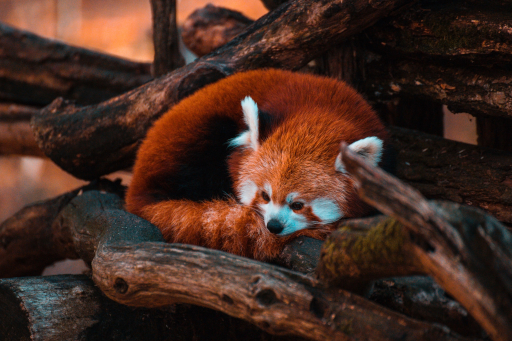
#> input picture assets/images/red_panda.jpg, 512 x 341 px
$ python spaces.py
#> lines starting #> are read from the running program, lines starting #| are printed output that depends on the picture
# A color space is a system of representing an array of pixel colors
# Examples of color spaces:
# - RGB (additive color mixing - add color to black)
# - Gray-scale
# - CMY (subtractive color mixing - subtract color from white)

import cv2 as cv
import matplotlib.pyplot as plt

path_to_img = '../../assets/images/red_panda.jpg'
img = cv.imread(path_to_img)  # 3 channel image (BGR)
#> img is the input picture: shape (341, 512, 3); mean B, G, R 33.7, 43.9, 70.3
cv.imshow('Red Panda', img)

# BGR to Grayscale
gray = cv.cvtColor(img, cv.COLOR_BGR2GRAY)
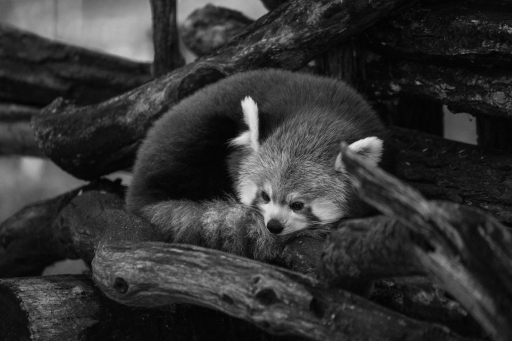
#> gray: shape (341, 512); min 2, max 228, mean 50.6
cv.imshow('Gray', gray)

# BGR to HSV (Hue Saturation Value)
# HSV isolates color (Hue) from brightness, the Hue is less subject to
# fluctuations due to lighting conditions
# The position of the channels   is: (Hue, Saturation, Value)
hsv = cv.cvtColor(img, cv.COLOR_BGR2HSV)
#> hsv: shape (341, 512, 3); mean H, S, V 26.5, 128.7, 71.7
cv.imshow('HSV', hsv)

# BGR to LAB (L*a*b* - CIELAB)
# CIELAB is designed to approximate human vision
lab = cv.cvtColor(img, cv.COLOR_BGR2LAB)
#> lab: shape (341, 512, 3); mean of channels 0, 1, 2 52.8, 138.5, 138.9
cv.imshow('Lab', lab)

# BGR to RGB
# plt.imshow(img)  # the image is plotted in RGB mode so the image looks weird (OpenCV imagaes are GBR)
# plt.show()

rgb = cv.cvtColor(img, cv.COLOR_BGR2RGB)
cv.imshow('RGB', rgb)  # remember now the channels are swapped!

# plt.imshow(rgb)  # now the image is right
# plt.show()

# some convertions are not allowed so we have to transfor img to bgr e thant apply the new color space (see below).
# HSV to Grayscale
hsv_bgr = cv.cvtColor(img, cv.COLOR_HSV2BGR)
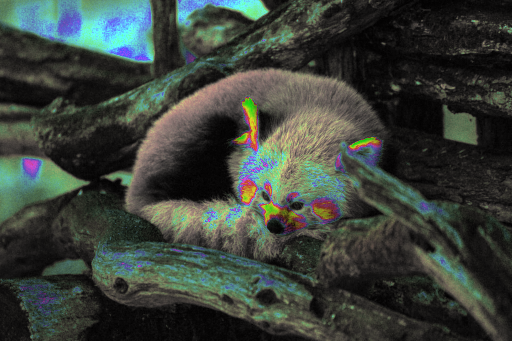
#> hsv_bgr: shape (341, 512, 3); mean B, G, R 58.2, 64.9, 57.9
hsv_gray = cv.cvtColor(hsv_bgr, cv.COLOR_BGR2GRAY)
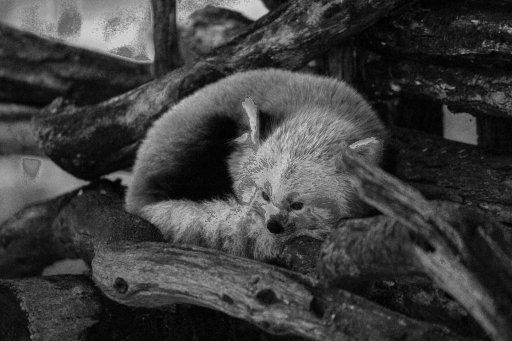
#> hsv_gray: shape (341, 512); min 0, max 214, mean 61.9
cv.imshow('HSV to Gray', hsv_gray)

cv.waitKey(0)
